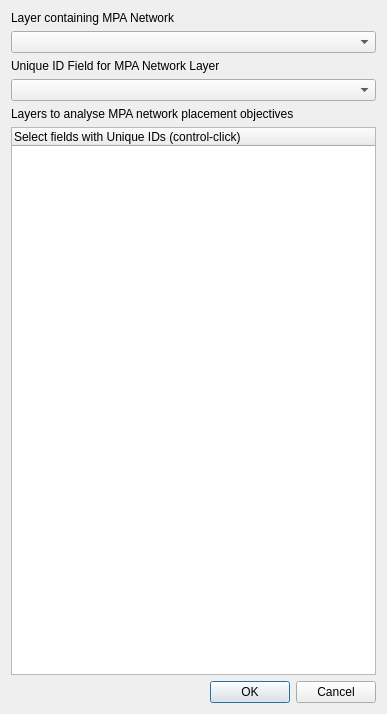
<?xml version="1.0" encoding="UTF-8"?>
<ui version="4.0">
 <class>MPAPostHocAccountingDialogBase</class>
 <widget class="QDialog" name="MPAPostHocAccountingDialogBase">
  <property name="geometry">
   <rect>
    <x>0</x>
    <y>0</y>
    <width>387</width>
    <height>714</height>
   </rect>
  </property>
  <property name="windowTitle">
   <string>MPA Post-Hoc Accounting</string>
  </property>
  <layout class="QVBoxLayout" name="verticalLayout">
   <item>
    <layout class="QVBoxLayout" name="inMPAbox">
     <item>
      <widget class="QLabel" name="label">
       <property name="sizePolicy">
        <sizepolicy hsizetype="Preferred" vsizetype="Fixed">
         <horstretch>0</horstretch>
         <verstretch>0</verstretch>
        </sizepolicy>
       </property>
       <property name="text">
        <string>Layer containing MPA Network</string>
       </property>
      </widget>
     </item>
     <item>
      <widget class="QComboBox" name="inMPA_Layer"/>
     </item>
    </layout>
   </item>
   <item>
    <layout class="QVBoxLayout" name="inMPAfieldbox">
     <item>
      <widget class="QLabel" name="label_3">
       <property name="sizePolicy">
        <sizepolicy hsizetype="Preferred" vsizetype="Fixed">
         <horstretch>0</horstretch>
         <verstretch>0</verstretch>
        </sizepolicy>
       </property>
       <property name="text">
        <string>Unique ID Field for MPA Network Layer</string>
       </property>
      </widget>
     </item>
     <item>
      <widget class="QComboBox" name="inMPA_Field"/>
     </item>
    </layout>
   </item>
   <item>
    <layout class="QVBoxLayout" name="inDatabox">
     <item>
      <widget class="QLabel" name="label_2">
       <property name="sizePolicy">
        <sizepolicy hsizetype="Preferred" vsizetype="Fixed">
         <horstretch>0</horstretch>
         <verstretch>0</verstretch>
        </sizepolicy>
       </property>
       <property name="text">
        <string>Layers to analyse MPA network placement objectives</string>
       </property>
      </widget>
     </item>
     <item>
      <widget class="QTreeWidget" name="inData">
       <property name="baseSize">
        <size>
         <width>0</width>
         <height>0</height>
        </size>
       </property>
       <property name="cursor" stdset="0">
        <cursorShape>ArrowCursor</cursorShape>
       </property>
       <property name="editTriggers">
        <set>QAbstractItemView::DoubleClicked|QAbstractItemView::EditKeyPressed</set>
       </property>
       <property name="selectionMode">
        <enum>QAbstractItemView::ExtendedSelection</enum>
       </property>
       <property name="columnCount">
        <number>1</number>
       </property>
       <column>
        <property name="text">
         <string>Select fields with Unique IDs (control-click)</string>
        </property>
       </column>
      </widget>
     </item>
    </layout>
   </item>
   <item>
    <widget class="QDialogButtonBox" name="button_box">
     <property name="orientation">
      <enum>Qt::Horizontal</enum>
     </property>
     <property name="standardButtons">
      <set>QDialogButtonBox::Cancel|QDialogButtonBox::Ok</set>
     </property>
    </widget>
   </item>
  </layout>
 </widget>
 <resources/>
 <connections>
  <connection>
   <sender>button_box</sender>
   <signal>accepted()</signal>
   <receiver>MPAPostHocAccountingDialogBase</receiver>
   <slot>accept()</slot>
   <hints>
    <hint type="sourcelabel">
     <x>20</x>
     <y>20</y>
    </hint>
    <hint type="destinationlabel">
     <x>20</x>
     <y>20</y>
    </hint>
   </hints>
  </connection>
  <connection>
   <sender>button_box</sender>
   <signal>rejected()</signal>
   <receiver>MPAPostHocAccountingDialogBase</receiver>
   <slot>reject()</slot>
   <hints>
    <hint type="sourcelabel">
     <x>20</x>
     <y>20</y>
    </hint>
    <hint type="destinationlabel">
     <x>20</x>
     <y>20</y>
    </hint>
   </hints>
  </connection>
 </connections>
</ui>
